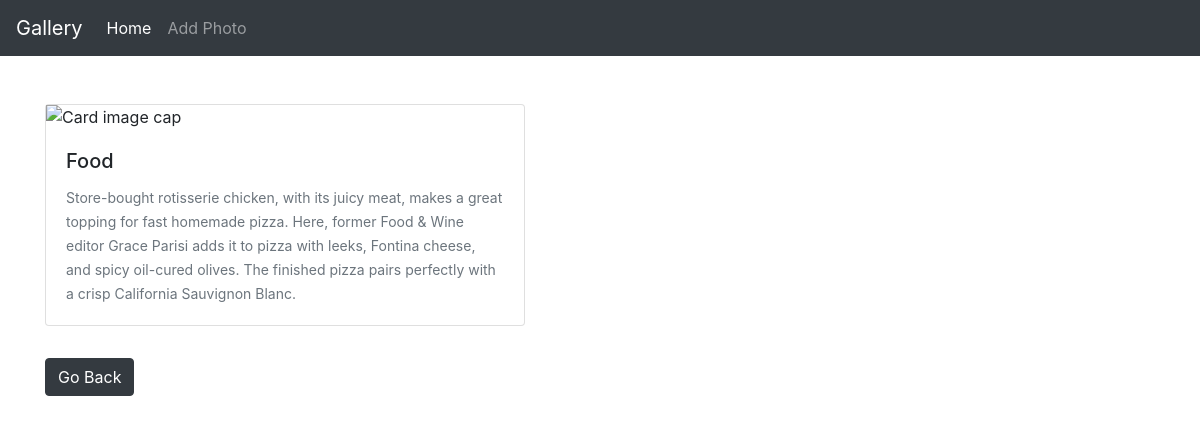
The page /photo/3/ on the database its author committed.
### photos/models.py (models this page shows, shortened)
class Photo(models.Model):
    category = models.ForeignKey(Category, null=True, on_delete=models.SET_NULL, blank=True)
    image = CloudinaryField('image')
    description = models.TextField()

class Category(models.Model):
    name = models.CharField(max_length=100, null=False, blank=False)

### photos/views.py (the view)
# urls.py: path('photo/<str:pk>/', views.viewPhoto, name='photo'),
def viewPhoto(request, pk):
    photo = Photo.objects.get(id=pk)
    return render(request, 'photos/photo.html', {'photo':photo})

### photos/templates/photos/photo.html
{% extends 'photos/main.html' %}
{% block content %}
    <div class="container">
        <div class="row ">
            <div class="col justify-content-center">
              <div class="card mb-3" style="width: 30rem;">
                <img class="image" style="max-width: 100%; max-height: 100%;"
                src="{{photo.image.url}}" alt="Card image cap">
                <div class="card-body">
                  <h5 class="card-title">{{photo.category.name}}</h5>
                  <p class="card-text"><small class="text-muted">{{photo.description}}</small></p>
                </div>
              </div>
              <a href="{% url 'gallery' %}" class="btn btn-dark my-3">Go Back</a>
            </div>
        </div>
    </div>
{% endblock %}

### rows shown on the page
Photo: category.name "Food", description "Store-bought rotisserie chicken, with its juicy meat, makes a great topping for fast homemade pizza. Here, former Food & Wine editor Grace Parisi adds it to pizza with leeks, Fontina cheese, and spicy oil-cured olives. The finished pizza pairs perfectly with a crisp California Sauvignon Blanc."
